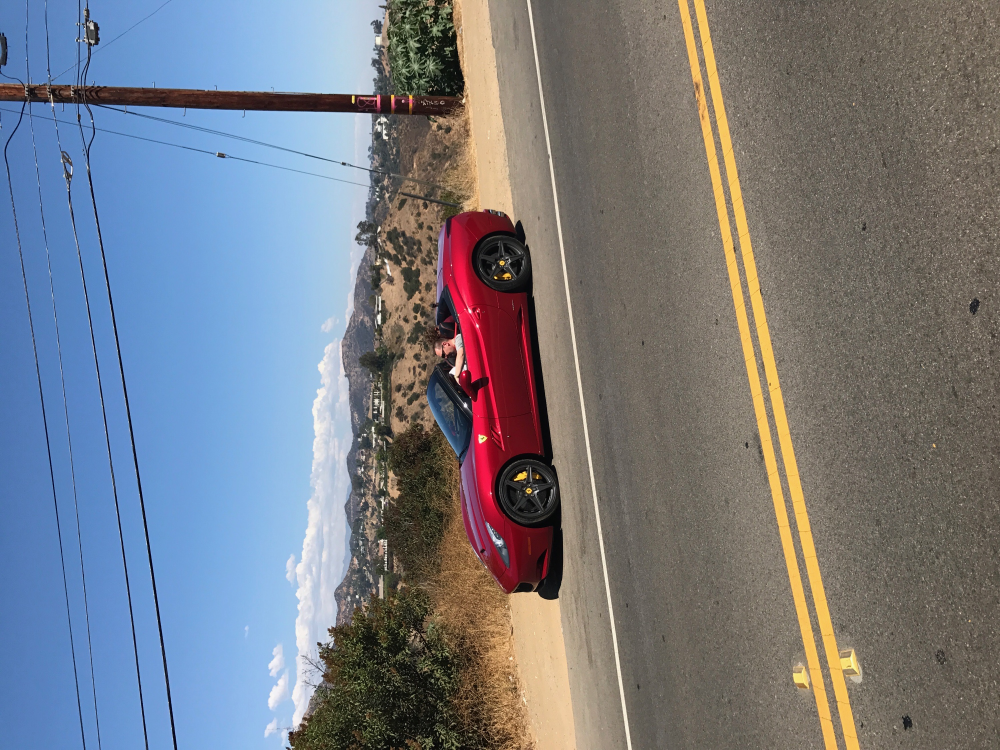
#> input picture raw_data/cars/IMG_0037.JPG, 3000 x 2250 px (shown at 1/3 size); its folder holds only this picture in this run
$ python img_resizer.py   (older library calls are emulated)
#> lines starting #> are read from the running program, lines starting #| are printed output that depends on the picture
import os
from PIL import Image

# Input (raw images) and output (resized images) paths
RAW_DATA_DIR = "raw_data"
OUTPUT_DIR = "data"

# Categories you want
categories = ["cars", "trucks", "cyclists", "pedestrians", "motorcycles"]

# Make sure output folders exist
for category in categories:
    os.makedirs(os.path.join(OUTPUT_DIR, category), exist_ok=True)

# Resize function
def resize_images(category):
#> called with category = 'cars'
    input_path = os.path.join(RAW_DATA_DIR, category)
    output_path = os.path.join(OUTPUT_DIR, category)

    for filename in os.listdir(input_path):
        if filename.lower().endswith((".png", ".jpg", ".jpeg")):
            img_path = os.path.join(input_path, filename)
            img = Image.open(img_path).convert("RGB")  # ensure 3 channels
#> img is the input picture: PIL image 3000x2250 RGB; mean R, G, B 119.2, 122.7, 130.3
            # img = img.resize((32, 32), Image.ANTIALIAS)
            img = img.resize((64, 64), Image.Resampling.LANCZOS)
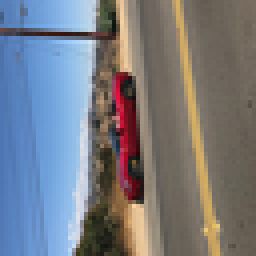
#> img: PIL image 64x64 RGB (shown 4 times larger); mean R, G, B 119.2, 122.8, 130.3
            img.save(os.path.join(output_path, filename), optimize=True, quality=85)

# Run for all categories
for category in categories:
#> (the run stopped early here; a loop or call above may not have finished)
